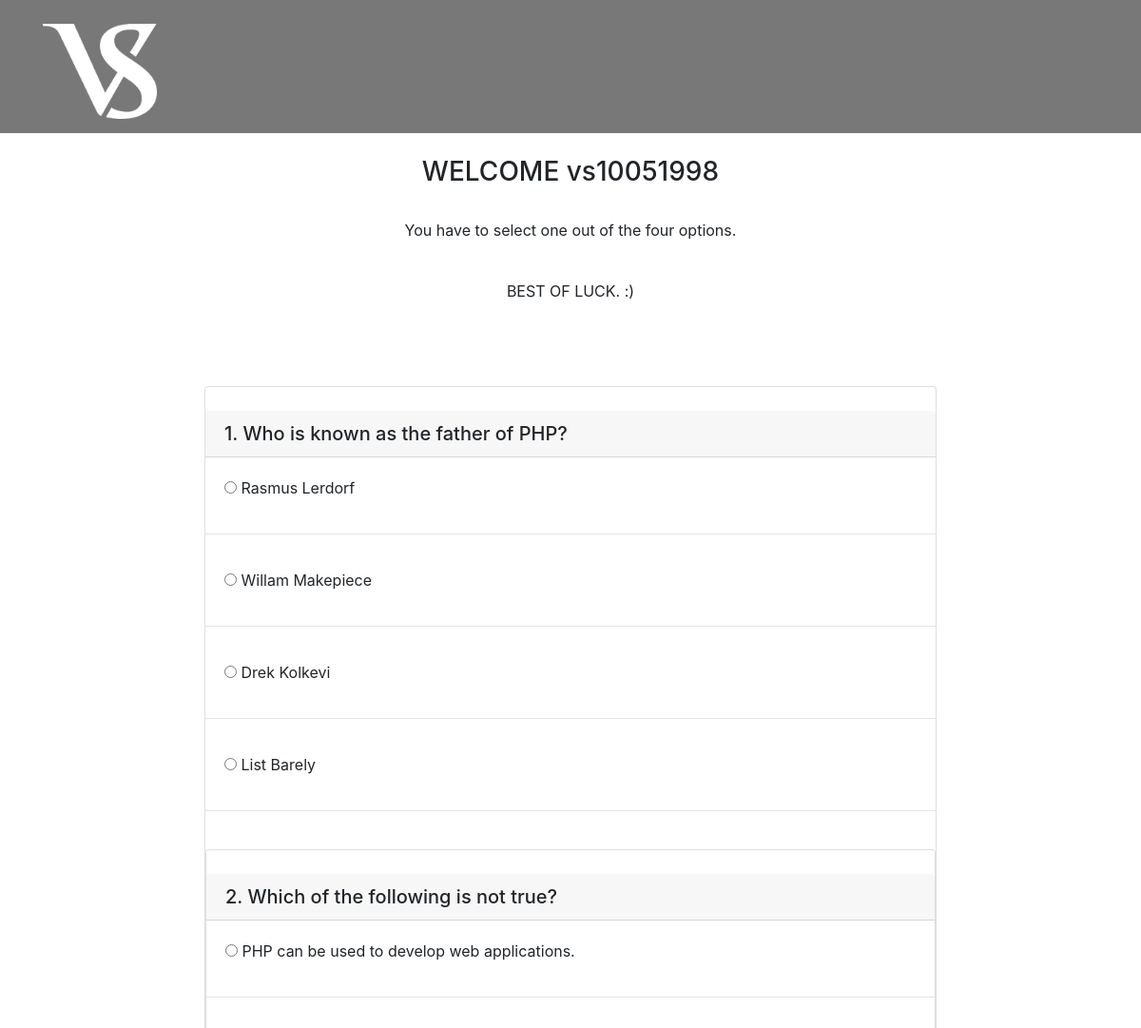
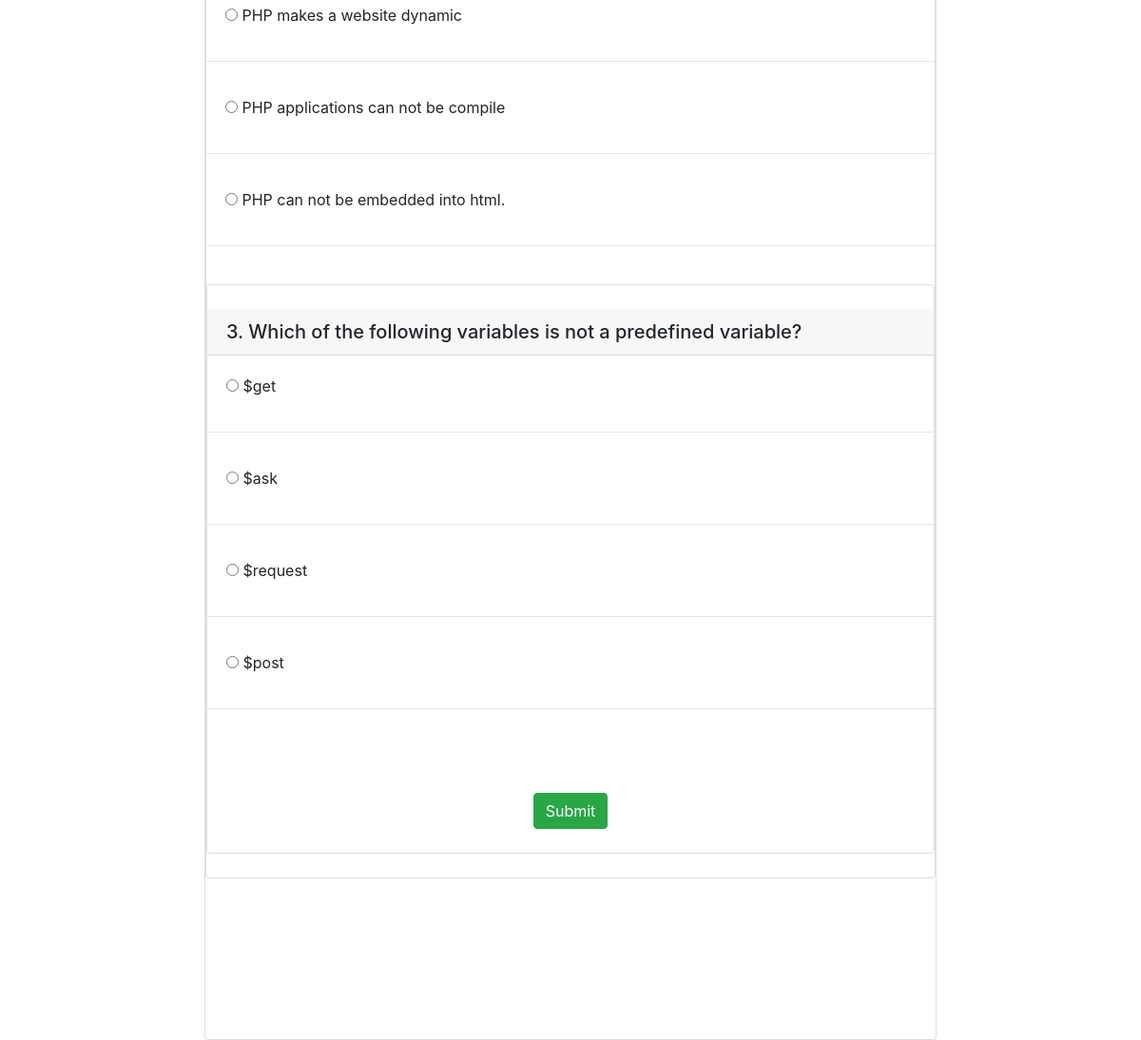
Screenshot of /home.php (signed in) with the database file from the repository (2 pictures, top to bottom).
### tables this page shows
CREATE TABLE `questions` (
  `qid` int(250) NOT NULL,
  `questions` varchar(250) NOT NULL,
  `ans_id` int(250) NOT NULL
);

CREATE TABLE `answers` (
  `aid` int(11) NOT NULL,
  `answer` varchar(255) NOT NULL,
  `ans_id` int(11) NOT NULL
);

### home.php (the view, shortened to what this page needs)
<?php
  $con=mysqli_connect('localhost','root','','quiz');
 ?>
<!doctype html>
<html>
<head>
<link rel="stylesheet" href="home.css">
<link rel="stylesheet" href="https://maxcdn.bootstrapcdn.com/bootstrap/4.0.0/css/bootstrap.min.css">
</head>
<body>
    <div class="navb" style="background-color:#00000087;padding:15px;">
    <a href="intro.php"><img class="logo" src="VS-logo_copy.png" width="120" height="100" alt="intro" style="margin-top:10px;margin-left:30px;"></a>
    </div>
    <div class="col-lg-8 m-auto d-block">
    <br>  <h3 class="text-center"> WELCOME <?php echo $_SESSION['name'];?></h3><br>
    <p class="text-center"> You have to select one out of the four options. </p><br>
    <p class="text-center"> BEST OF LUCK. :) </p>
    <br><br>
    <form action="check.php" method="post">
    <?php
    for($i=3,$j=1;$i<=8;$i++,$j++){
    $q="select * from questions where qid=$i";
    $query=mysqli_query($con,$q);
    while($rows=mysqli_fetch_array($query)){
     ?>
     <br>
        <div class="card">
          <h5 class="card-header">  <?php  echo $j.". ".$rows['questions'];   ?> </h5>
          <?php
          $q="select * from answers where ans_id=$i";
          $query=mysqli_query($con,$q);
          while($rows=mysqli_fetch_array($query)){
          ?>
          <div class="card-body">
           <input type="radio" name="quizcheck[<?php echo $rows['ans_id'] ;?>]" value="<?php echo $rows['aid']; ?>" >
            <?php echo $rows['answer'] ?>
          </div>
          <hr>
<?php
  }
}
}
 ?>
 <br><br><br>
<input type="submit" name="submit" value="Submit" class="btn btn-success m-auto d-block">
  </form>
  </div> </div>
<br><br><br><br><br>
</body>
</html>

### home.css (style rules this page uses)
body { padding: 0; margin: 0; background: url('quiz_page_bkg.jpg'); background-size: cover ; background-repeat: repeat-y; color: white; }
.card { padding:25px 0px; }

### rows the page displays
questions: questions "Who is known as the father of PHP?"
answers: answer "Rasmus Lerdorf"
answers: answer "Willam Makepiece"
answers: answer "Drek Kolkevi"
answers: answer "List Barely"
questions: questions "Which of the following is not true?"
answers: answer "PHP can be used to develop web applications."
answers: answer "PHP makes a website dynamic"
answers: answer "PHP applications can not be compile"
answers: answer "PHP can not be embedded into html."
questions: questions "Which of the following variables is not a predefined variable?"
answers: answer "$get"
answers: answer "$ask"
answers: answer "$request"
answers: answer "$post"

### other values shown
$_SESSION['name'] "vs10051998"
